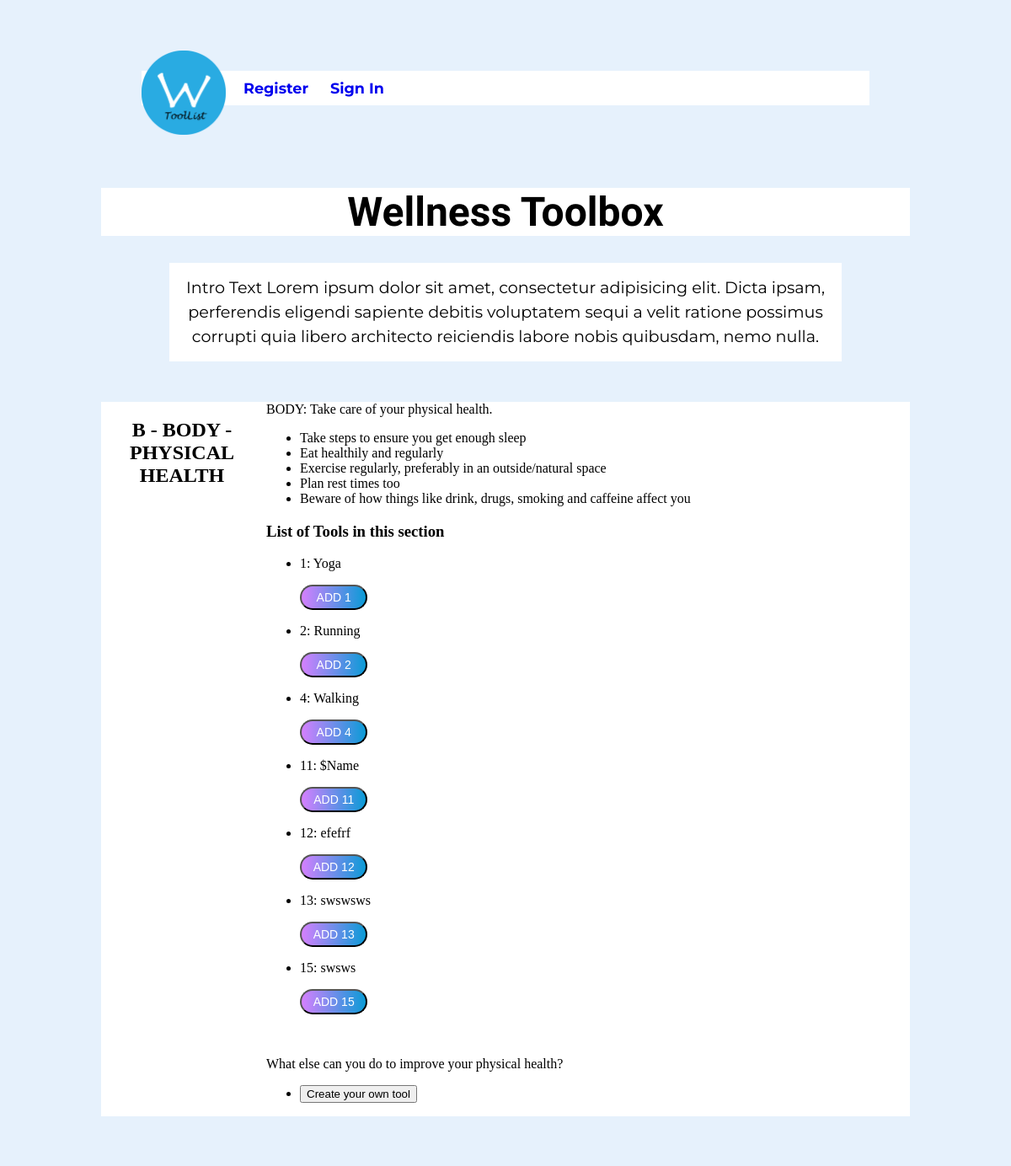
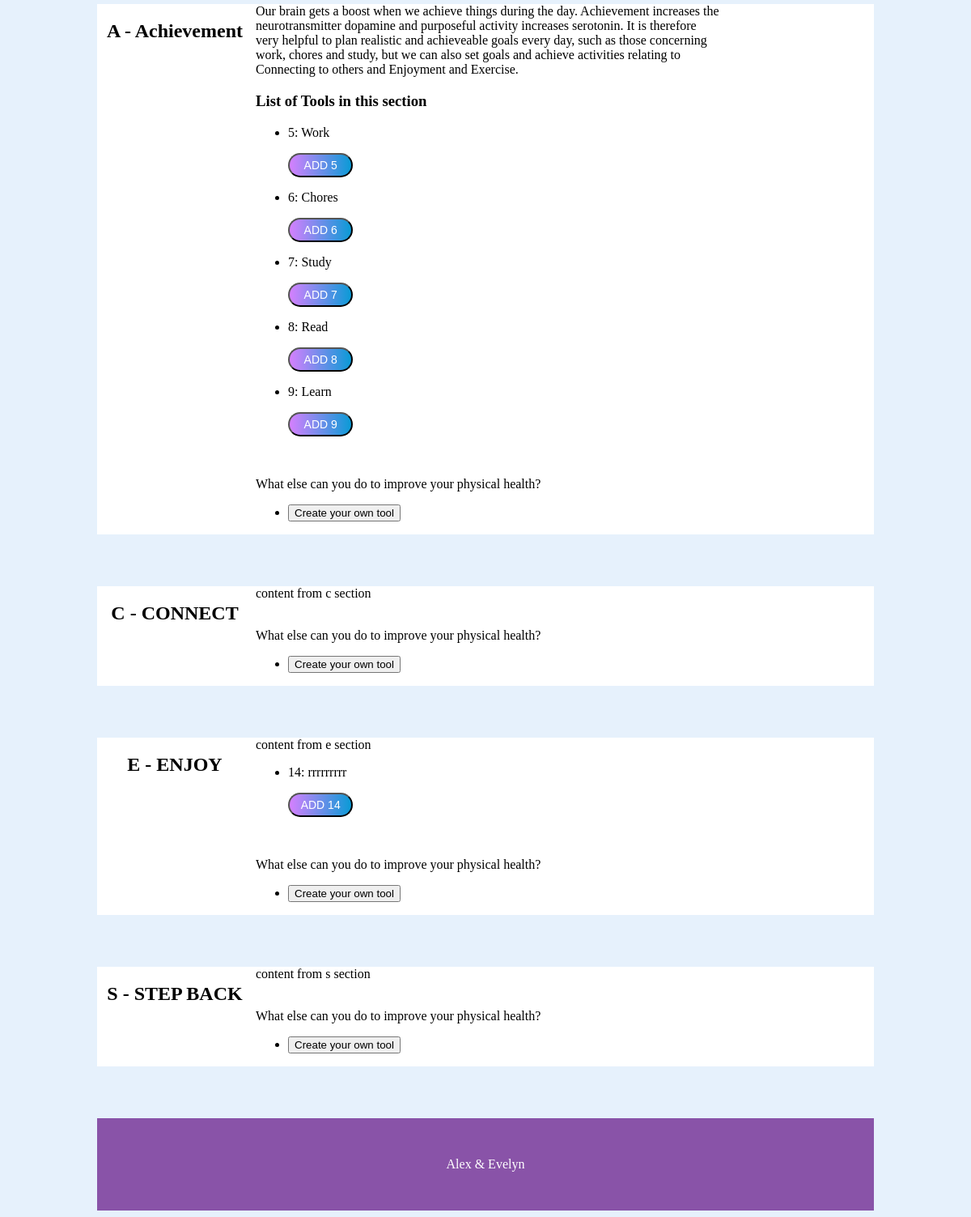
The page / on the database its author committed (2 pictures, top to bottom).
### tables this page shows
CREATE TABLE `Tool` (
  `Tool-id` int(11) NOT NULL,
  `Name` varchar(30) NOT NULL,
  `Section` varchar(1) NOT NULL,
  `Description` text NOT NULL,
  `Date` date NOT NULL
);

### index.php (the view, shortened to what this page needs)
<?php
include("includes/database.php");
include("includes/header.php");
include("includes/nav.php");
$sectionB = "B";
$sectionA = "A";
$sectionE = "E";
$stmtB = $pdo->prepare("SELECT * FROM `Tool` WHERE `Section` = '$sectionB'");
$stmtA = $pdo->prepare("SELECT * FROM `Tool` WHERE `Section` = '$sectionA'");
$stmtE = $pdo->prepare("SELECT * FROM `Tool` WHERE `Section` = '$sectionE'");
$stmtB->execute();
$stmtA->execute();
$stmtE->execute();
?>
<h1 id="app-title">Wellness Toolbox</h1>
<h2 class="intro-text">Intro Text Lorem ipsum dolor sit amet, consectetur adipisicing elit. Dicta ipsam, perferendis eligendi sapiente debitis voluptatem sequi a velit ratione possimus corrupti quia libero architecto reiciendis labore nobis quibusdam, nemo nulla.</h2>
<div>
	<section class="tool-section">
		<h1>B - BODY - PHYSICAL HEALTH</h1>
		<div class="tool-description-container">
		<div class="section-description">BODY: Take care of your physical health.
		<ul>
			<li>Take steps to ensure you get enough sleep</li>
			<li>Eat healthily and regularly</li>
			<li>Exercise regularly, preferably in an outside/natural space</li>
			<li>Plan rest times too</li>
			<li>Beware of how things like drink, drugs, smoking and caffeine affect you</li>
		</ul>
		</div>
		<h3>List of Tools in this section</h3>
		<?
		while($row = $stmtB->fetch()) {
		?>
		<ul>
			<li>
				<p><? echo($row["Tool-id"]); ?>: <? echo($row["Name"]); ?></p>
				<form action="process-add.php" method="POST">
					<input type="submit" class="colorButton" name="" value="ADD <? echo $row["Tool-id"]; ?>" />
				</form>
			</li>
		</ul>
		<?
		}
		?>
		<br>
		<p>What else can you do to improve your physical health?</p>
		<ul>
			<li>
				<a href="add-your-tool.php"><input type="button" value="Create your own tool" /></a>
			</li>
		</ul>
		</div>
	</section>
	<section class="tool-section">
		<h1>A - Achievement </h1>
		<div class="tool-description-container">
		<div class="section-description">
			Our brain gets a boost when we achieve things during the day.  Achievement increases the neurotransmitter dopamine and purposeful activity increases serotonin. It is therefore very helpful to plan realistic and achieveable goals every day, such as those concerning work, chores  and study, but we can also set goals and achieve activities relating to Connecting to others and Enjoyment and Exercise.
		</div>
		<h3>List of Tools in this section</h3>
		<?
		while($row = $stmtA->fetch()) {
		?>
		<ul>
			<li>
				<p><? echo($row["Tool-id"]); ?>: <? echo($row["Name"]); ?></p>
				<form action="process-add.php" method="POST">
					<input type="submit" class="colorButton" name="" value="ADD <? echo $row["Tool-id"]; ?>" />
				</form>
			</li>
		</ul>
		<?
		}
		?>
		<br>
		<p>What else can you do to improve your physical health?</p>
		<ul>
			<li>
				<a href="add-your-tool.php"><input type="button" value="Create your own tool" /></a>
			</li>
		</ul>
		</div>
	</section>
	<section class="tool-section">
		<h1>C - CONNECT</h1>
		<div class="tool-description-container">
			<div class="section-description">
			content from c section
			</div>
		<br>
		<p>What else can you do to improve your physical health?</p>
		<ul>
			<li>
				<a href="add-your-tool.php"><input type="button" value="Create your own tool" /></a>
			</li>
		</ul>
		</div>
	</section>
	<section class="tool-section">
		<h1>E - ENJOY</h1>
		<div class="tool-description-container">
			<div class="section-description">
			content from e section
			</div>
		<?
		while($row = $stmtE->fetch()) {
		?>
		<ul>
			<li>
				<p><? echo($row["Tool-id"]); ?>: <? echo($row["Name"]); ?></p>
				<form action="process-add.php" method="POST">
					<input type="submit" class="colorButton" name="" value="ADD <? echo $row["Tool-id"]; ?>" />
				</form>
			</li>
		</ul>
		<?
		}
		?>
		<br>
		<p>What else can you do to improve your physical health?</p>
		<ul>
			<li>
				<a href="add-your-tool.php"><input type="button" value="Create your own tool" /></a>
			</li>
		</ul>
		</div>
	</section>
	<section class="tool-section">
		<h1>S - STEP BACK</h1>
		<div class="tool-description-container">
			<div class="section-description">
			content from s section
			</div>
		<br>
		<p>What else can you do to improve your physical health?</p>
		<ul>
			<li>
				<a href="add-your-tool.php"><input type="button" value="Create your own tool" /></a>
			</li>
		</ul>
		</div>
	</section>
</div>
<? include("includes/footer.php");  ?>

### includes/header.php (shortened to what this page needs)
<!DOCTYPE html>
<html lang="en">
<head>
	<link type="text/css" rel="stylesheet" href="includes/stylesheets/style.css">
</head>
<body>
	<div id="wrapper">

### includes/nav.php (shortened to what this page needs)
<nav >
	<img src="assets/schedule.png" style="position: relative; width:100px; top:20px;">
	<ul style="padding: 10px;">
		<? if($_SESSION["authenticated"] == false){ ?>
		<li><a href="register.php">Register</a></li>
		<li><a href="login-form.php">Sign In</a></li>
		<? } ?>
	</ul>
</nav>

### includes/footer.php (shortened to what this page needs)
<footer>Alex & Evelyn</footer>
</div>
</body>
</html>

### includes/stylesheets/style.css (style rules this page uses)
.colorButton { background: linear-gradient(0.25turn, #d580fe, #0a9bd6); color:#fff; width: 15%; padding: 5px; font-size:14px; text-align: center; border-radius:20px; }
body { background-color: #e6f1fc; font-family:'Neuton' serif; }
ul, #app-title, .wrapper, footer { background-color: white; }
h1, .intro-text, footer { text-align: center; }
#wrapper { margin: 0; padding: 0; width: 100%; }
#app-title { font-family: 'Domine', serif; }
nav { background-color: #e6f1fc; padding: 2em 3em 3em 3em; margin: 0 auto; }
nav img { float: left; padding-bottom: 0.5em; }
nav ul { color: #0099ff; list-style: none; font: bold 1.1em 'Montserrat', sans-serif; text-decoration: none; margin-top: 2.5em; }
nav ul li { list-style: none; display: inline-block; padding-left: 21px; }
nav ul a { text-decoration: none; }
#app-title { font-size: 3em; }
.intro-text { width: 80%; margin: 0 auto; font: 1.2em 'Montserrat', sans-serif; line-height: 1.5em; padding: 0.8em; background-color: white; }
.tool-section h1 { width: 100%; display: inline-block; }
.tool-section { margin-bottom: 4em; margin-top: 3em; background-color: #fff; }
footer { color: #fff; background-color: #8953A8; padding: 3em 0 3em 0; }
@media screen and (min-width: 960px) { #wrapper { width: 960px; margin: 0 auto; } }
@media screen and (min-width: 960px) { .tool-section h1 { width: 20%; display: inline-block; vertical-align: top; } }
@media screen and (min-width: 960px) { .tool-description-container { width: 60%; display: inline-block; background-color: #fff; } }

### rows shown on the page
tool: value "1", Name "Yoga", value "ADD 1"
tool: value "2", Name "Running", value "ADD 2"
tool: value "4", Name "Walking", value "ADD 4"
tool: value "11", Name "$Name", value "ADD 11"
tool: value "12", Name "efefrf", value "ADD 12"
tool: value "13", Name "swswsws", value "ADD 13"
tool: value "15", Name "swsws", value "ADD 15"
tool: value "5", Name "Work", value "ADD 5"
tool: value "6", Name "Chores", value "ADD 6"
tool: value "7", Name "Study", value "ADD 7"
tool: value "8", Name "Read", value "ADD 8"
tool: value "9", Name "Learn", value "ADD 9"
tool: value "14", Name "rrrrrrrrr", value "ADD 14"
